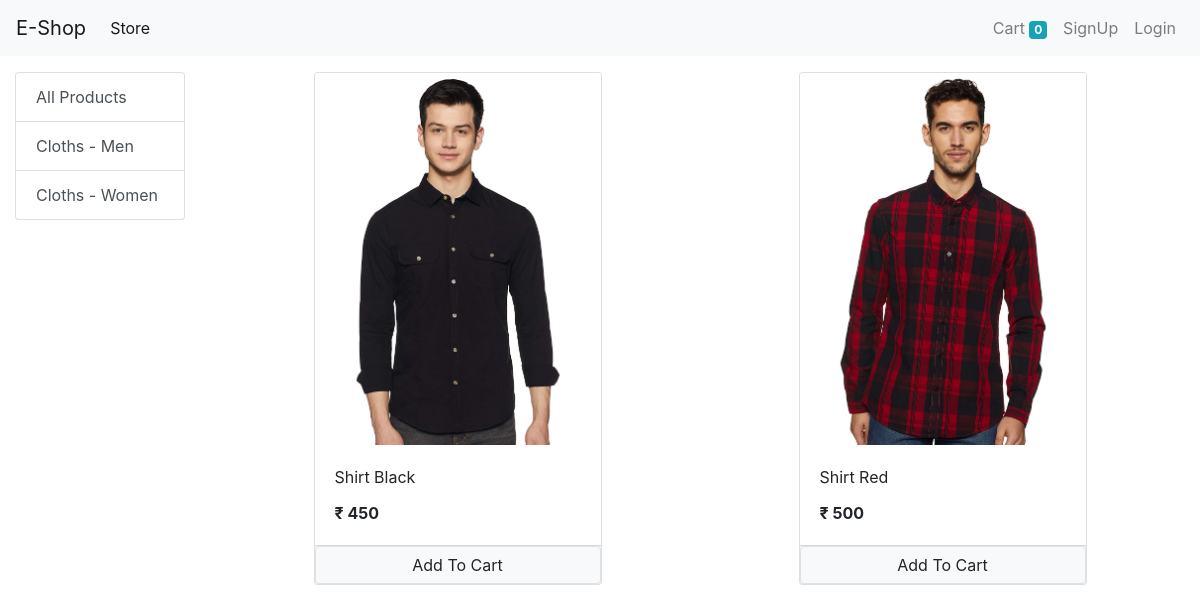
The app's page /?category=1, older data.
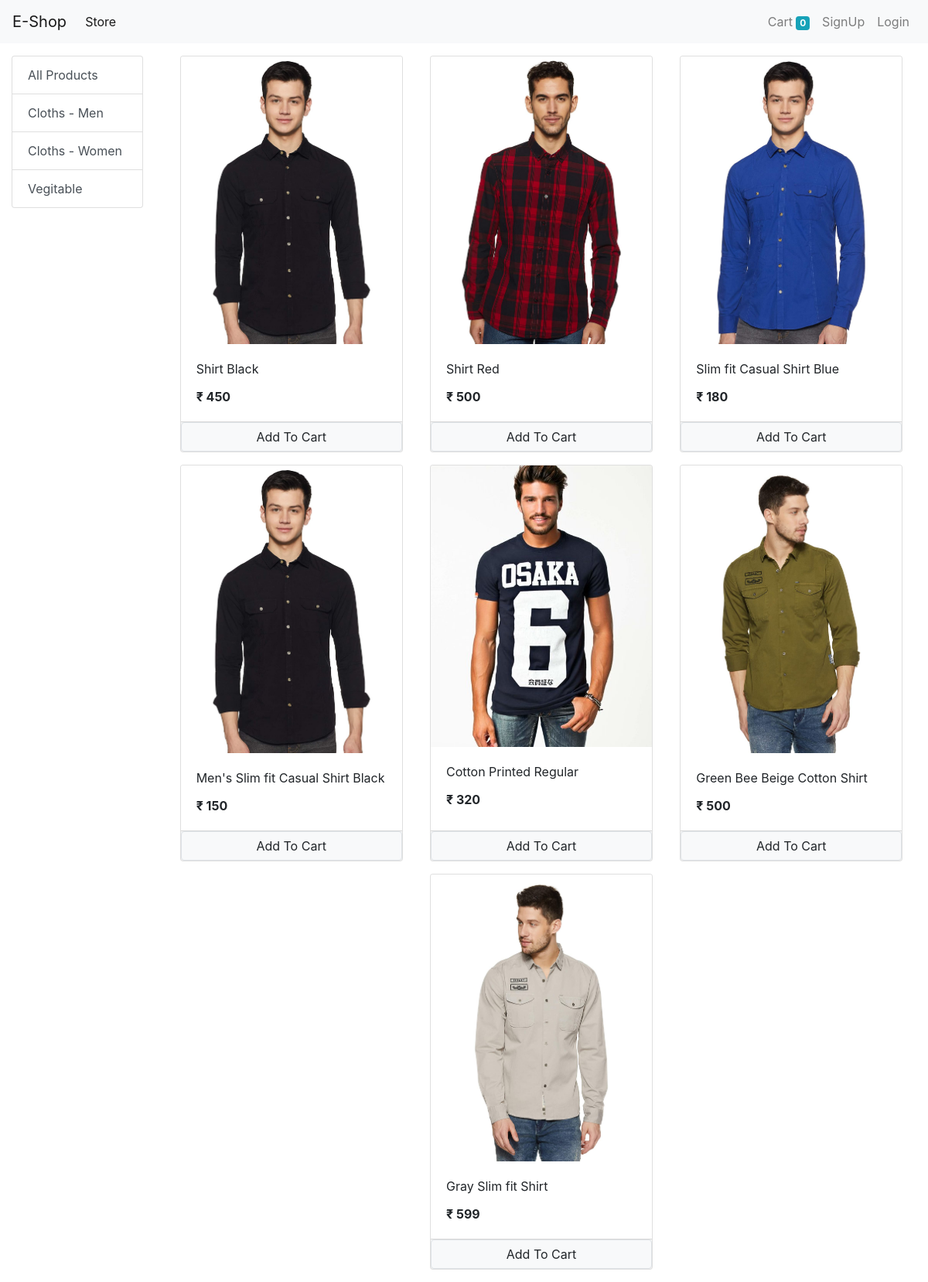
The same page, newer data.
### store/models/category.py (models this page shows, shortened)
class Category(models.Model):
    name = models.CharField(max_length=50)
    @staticmethod
    def get_all_categories():
        return Category.objects.all()

### store/models/product.py (models this page shows, shortened)
class Product(models.Model):
    name = models.CharField(max_length=50)
    price = models.IntegerField(default=0)
    category = models.ForeignKey(Category, on_delete=models.CASCADE, default=1)
    description = models.CharField(max_length=200, default='', null=True, blank=True)
    image = models.ImageField(upload_to='uploads/products/')
    @staticmethod
    def get_all_products_by_categoryid(category_id):
        if category_id:
            return Product.objects.filter(category = category_id)
        else:
            return Product.get_all_products();

### store/views/home.py (the view, shortened to what this page needs)
# urls.py: path('',Index.as_view(),name='homepage'),
class Index(View):
    def get(self, request):
        cart = request.session.get('cart')
        if not cart:
            request.session['cart'] = {}
        products = None
        categories = Category.get_all_categories()
        categoryID = request.GET.get('category')
        if categoryID:
            products = Product.get_all_products_by_categoryid(categoryID)
        else:
            products = Product.get_all_products();
        data = {}
        data['products'] = products
        data['categories'] = categories
        return render(request,'index.html', data)

### store/templatetags/cart.py (called while the page is built)
@register.filter(name='is_in_cart')
def is_in_cart(product,cart):
    keys = cart.keys()
    for id in keys:
        if int(id) == product.id:
            return True
    return False

### store/templatetags/custom_filter.py (called while the page is built)
@register.filter(name='currency')
def currency(number):
    return "₹ "+str(number)

### store/templates/index.html (shortened to what this page needs)
{% extends 'base.html' %}
{% block content %}
{% load cart %}
{% load custom_filter %}
    <div class="container-fluid mt-3">
      <div class="row">
        <div class="col-lg-2 mx-auto">
            <div class="list-group">
              <a href="/" class="list-group-item list-group-item-action ">All Products</a>
              {% for category in categories %}
              <a href="/?category={{category.id}}" class="list-group-item list-group-item-action ">{{category.name}}</a>
              {% endfor %}
            </div>
        </div>
        <div id="products" class="col-lg-10 mx-auto">
          <div class="row mx-auto ">
            {% for product in products %}
          <div class="card mx-auto mb-3" id="{{product.id}}" style="width: 18rem;">
            <img class="card-img-top" src="{{product.image.url}}" alt="Card image cap">
            <div class="card-body">
              <p class="card-title">{{product.name}}</p>
              <p class="card-text"><b>{{product.price|currency}}</b></p>
            </div>
            <div class="card-footer p-0 no-gutters">
              {% if product|is_in_cart:request.session.cart %}
              <div class="row no-gutters">
                <form action="/#{{product.id}}" method="post" class="col-2">
                  {% csrf_token %}
                  <input hidden type="text" name="product" value="{{product.id}}">
                  <input hidden type="text" name="remove" value="True">
                  <input type="submit" value=" - " class=" btn btn-block btn-light">
                </form>
                <div class="text-center col">{{product|cart_quantity:request.session.cart}} in cart</div>
                <form action="/#{{product.id}}" method="post" class="col-2">
                  {% csrf_token %}
                  <input hidden type="text" name="product" value="{{product.id}}">
                  <input type="submit" value=" + " class=" btn btn-block btn-light">
                </form>
              </div>
              {% else %}
              <form action="/#{{product.id}}" method="POST" class="btn-block">
                <input type="submit" class="float-right btn btn-light border form-control" value="Add To Cart">
              </form>
              {% endif %}
            </div>
          </div>
            {% endfor %}
          </div>
        </div>
      </div>
    </div>
{% endblock %}

Row changes from the older to the newer data that the page shows:
added Category: name "Vegitable"
added Product: image (picture), name "Slim fit Casual Shirt Blue", price "₹ 180"
added Product: image (picture), name "Men's Slim fit Casual Shirt Black", price "₹ 150"
added Product: image (picture), name "Cotton Printed Regular", price "₹ 320"
added Product: image (picture), name "Green Bee Beige Cotton Shirt", price "₹ 500"
added Product: {{ product.id }} 18 (drawn), image (picture), name "Gray Slim fit Shirt", price "₹ 599"
